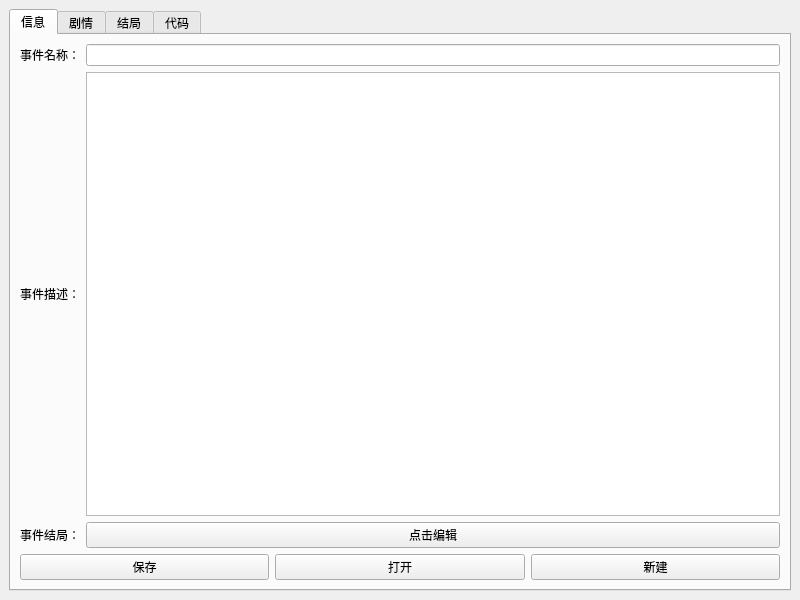
<?xml version="1.0" encoding="UTF-8"?>
<ui version="4.0">
 <class>MainWindow</class>
 <widget class="QMainWindow" name="MainWindow">
  <property name="geometry">
   <rect>
    <x>0</x>
    <y>0</y>
    <width>800</width>
    <height>600</height>
   </rect>
  </property>
  <property name="windowTitle">
   <string>Sugar ContChat Editor X</string>
  </property>
  <widget class="QWidget" name="centralwidget">
   <layout class="QVBoxLayout" name="verticalLayout_4">
    <item>
     <widget class="QTabWidget" name="tabWidget">
      <property name="currentIndex">
       <number>0</number>
      </property>
      <widget class="QWidget" name="tab">
       <attribute name="title">
        <string>信息</string>
       </attribute>
       <layout class="QGridLayout" name="gridLayout_2">
        <item row="0" column="0">
         <widget class="QLabel" name="label_7">
          <property name="text">
           <string>事件名称：</string>
          </property>
         </widget>
        </item>
        <item row="3" column="0" colspan="2">
         <layout class="QHBoxLayout" name="horizontalLayout_7">
          <item>
           <widget class="QPushButton" name="pushButton_2">
            <property name="enabled">
             <bool>true</bool>
            </property>
            <property name="text">
             <string>保存</string>
            </property>
           </widget>
          </item>
          <item>
           <widget class="QPushButton" name="pushButton_3">
            <property name="enabled">
             <bool>true</bool>
            </property>
            <property name="text">
             <string>打开</string>
            </property>
           </widget>
          </item>
          <item>
           <widget class="QPushButton" name="pushButton_4">
            <property name="text">
             <string>新建</string>
            </property>
           </widget>
          </item>
         </layout>
        </item>
        <item row="1" column="1">
         <widget class="QTextEdit" name="textEdit_2"/>
        </item>
        <item row="0" column="1">
         <widget class="QLineEdit" name="lineEdit_5"/>
        </item>
        <item row="1" column="0">
         <widget class="QLabel" name="label_8">
          <property name="text">
           <string>事件描述：</string>
          </property>
         </widget>
        </item>
        <item row="2" column="0">
         <widget class="QLabel" name="label_6">
          <property name="text">
           <string>事件结局：</string>
          </property>
         </widget>
        </item>
        <item row="2" column="1">
         <widget class="QPushButton" name="pushButton_5">
          <property name="text">
           <string>点击编辑</string>
          </property>
         </widget>
        </item>
       </layout>
      </widget>
      <widget class="QWidget" name="tab_2">
       <attribute name="title">
        <string>剧情</string>
       </attribute>
       <layout class="QHBoxLayout" name="horizontalLayout_2">
        <item>
         <widget class="QTreeWidget" name="treeWidget">
          <column>
           <property name="text">
            <string>类型</string>
           </property>
          </column>
          <column>
           <property name="text">
            <string>内容</string>
           </property>
          </column>
         </widget>
        </item>
        <item>
         <widget class="QGroupBox" name="groupBox">
          <property name="title">
           <string>添加内容</string>
          </property>
          <layout class="QGridLayout" name="gridLayout">
           <item row="1" column="0" colspan="2">
            <widget class="QStackedWidget" name="stackedWidget">
             <property name="currentIndex">
              <number>0</number>
             </property>
             <widget class="QWidget" name="page">
              <layout class="QVBoxLayout" name="verticalLayout_2">
               <item>
                <widget class="QGroupBox" name="groupBox_2">
                 <property name="title">
                  <string>消息内容</string>
                 </property>
                 <layout class="QVBoxLayout" name="verticalLayout_3">
                  <item>
                   <widget class="QTextEdit" name="textEdit"/>
                  </item>
                 </layout>
                </widget>
               </item>
              </layout>
             </widget>
             <widget class="QWidget" name="page_2">
              <layout class="QHBoxLayout" name="horizontalLayout_3">
               <item>
                <widget class="QLabel" name="label_2">
                 <property name="text">
                  <string>选项内容：</string>
                 </property>
                </widget>
               </item>
               <item>
                <widget class="QLineEdit" name="lineEdit"/>
               </item>
              </layout>
             </widget>
             <widget class="QWidget" name="page_3">
              <layout class="QHBoxLayout" name="horizontalLayout_6">
               <item>
                <widget class="QLabel" name="label_5">
                 <property name="text">
                  <string>代码内容：</string>
                 </property>
                </widget>
               </item>
               <item>
                <widget class="QLineEdit" name="lineEdit_4"/>
               </item>
              </layout>
             </widget>
             <widget class="QWidget" name="page_4">
              <layout class="QHBoxLayout" name="horizontalLayout_4">
               <item>
                <widget class="QLabel" name="label_3">
                 <property name="text">
                  <string>判定代码：</string>
                 </property>
                </widget>
               </item>
               <item>
                <widget class="QLineEdit" name="lineEdit_2"/>
               </item>
              </layout>
             </widget>
             <widget class="QWidget" name="page_5">
              <layout class="QHBoxLayout" name="horizontalLayout_5">
               <item>
                <widget class="QLabel" name="label_4">
                 <property name="text">
                  <string>结局ID：</string>
                 </property>
                </widget>
               </item>
               <item>
                <widget class="QComboBox" name="comboBox_2"/>
               </item>
              </layout>
             </widget>
            </widget>
           </item>
           <item row="0" column="0">
            <widget class="QLabel" name="label">
             <property name="text">
              <string>操作类型：</string>
             </property>
            </widget>
           </item>
           <item row="0" column="1">
            <widget class="QComboBox" name="comboBox">
             <item>
              <property name="text">
               <string>消息</string>
              </property>
             </item>
             <item>
              <property name="text">
               <string>选项</string>
              </property>
             </item>
             <item>
              <property name="text">
               <string>代码</string>
              </property>
             </item>
             <item>
              <property name="text">
               <string>判定</string>
              </property>
             </item>
             <item>
              <property name="text">
               <string>结束</string>
              </property>
             </item>
            </widget>
           </item>
           <item row="2" column="0" colspan="2">
            <layout class="QHBoxLayout" name="horizontalLayout">
             <item>
              <widget class="QPushButton" name="pushButton">
               <property name="text">
                <string>确认添加</string>
               </property>
              </widget>
             </item>
             <item>
              <widget class="QToolButton" name="toolButton">
               <property name="enabled">
                <bool>false</bool>
               </property>
               <property name="text">
                <string>—</string>
               </property>
              </widget>
             </item>
            </layout>
           </item>
          </layout>
         </widget>
        </item>
       </layout>
      </widget>
      <widget class="QWidget" name="tab_4">
       <attribute name="title">
        <string>结局</string>
       </attribute>
       <layout class="QVBoxLayout" name="verticalLayout_5">
        <item>
         <widget class="QTableWidget" name="tableWidget">
          <property name="editTriggers">
           <set>QAbstractItemView::NoEditTriggers</set>
          </property>
          <column>
           <property name="text">
            <string>结局 ID</string>
           </property>
          </column>
          <column>
           <property name="text">
            <string>结局描述</string>
           </property>
          </column>
         </widget>
        </item>
        <item>
         <layout class="QHBoxLayout" name="horizontalLayout_8">
          <item>
           <widget class="QPushButton" name="pushButton_6">
            <property name="text">
             <string>添加结局</string>
            </property>
           </widget>
          </item>
          <item>
           <widget class="QToolButton" name="toolButton_2">
            <property name="enabled">
             <bool>false</bool>
            </property>
            <property name="text">
             <string>—</string>
            </property>
           </widget>
          </item>
         </layout>
        </item>
       </layout>
      </widget>
      <widget class="QWidget" name="tab_3">
       <attribute name="title">
        <string>代码</string>
       </attribute>
       <layout class="QVBoxLayout" name="verticalLayout">
        <item>
         <widget class="QTextBrowser" name="textBrowser"/>
        </item>
       </layout>
      </widget>
     </widget>
    </item>
   </layout>
  </widget>
 </widget>
 <resources/>
 <connections/>
</ui>
